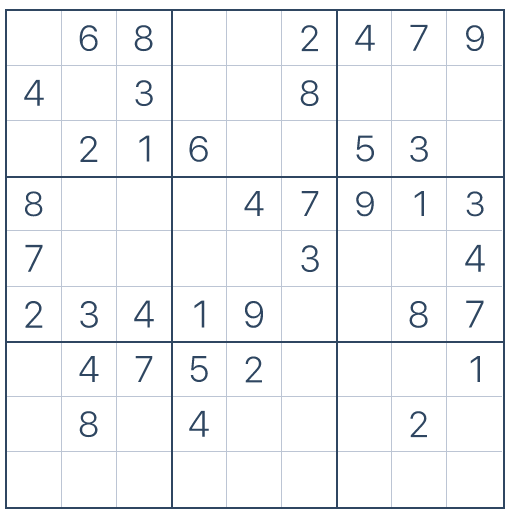
#> input picture sudoku.png, 513 x 518 px, found by its file name
$ python Sudoku_img.py   (older library calls are emulated)
#> lines starting #> are read from the running program, lines starting #| are printed output that depends on the picture; after the words box and inside, x2 and y2 are one past the last pixel; in counts of white or black regions, pixels touching at a corner belong together
import cv2
import numpy as np
import requests
import json
import base64

import sudoku

img= cv2.imread ("/home/subhash/Pictures/sudoku.png",1)
#> img is the input picture: shape (518, 513, 3); mean B, G, R 246.3, 244.7, 243.3
print(img.shape)
#| (518, 513, 3)


gray = cv2.cvtColor(img, cv2.COLOR_BGR2GRAY)
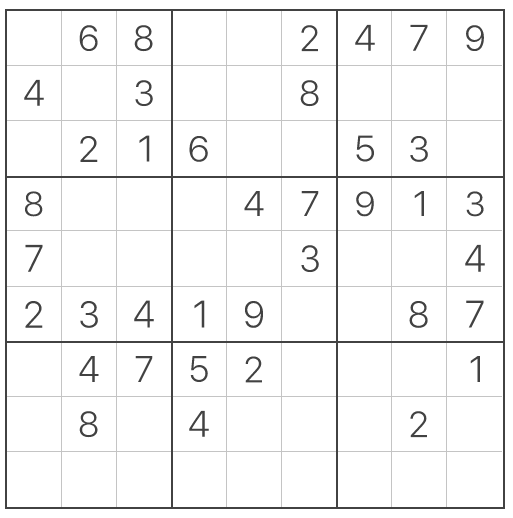
#> gray: shape (518, 513); min 66, max 255, mean 244.4

blur = cv2.GaussianBlur(gray.copy(), (9, 9), 0)
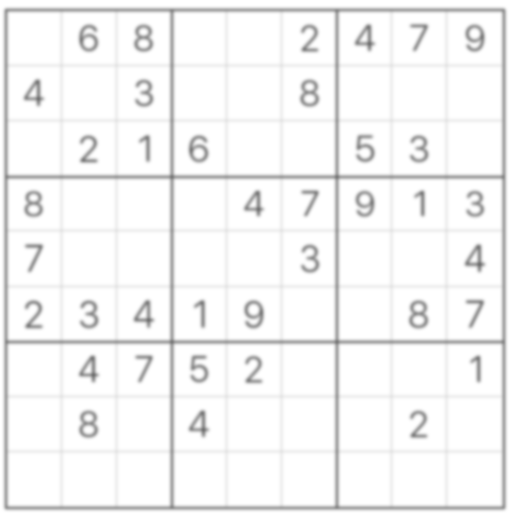
#> blur: shape (518, 513); min 112, max 255, mean 244.4

thresh1 = cv2.adaptiveThreshold(blur, 255, cv2.ADAPTIVE_THRESH_GAUSSIAN_C, cv2.THRESH_BINARY, 11, 2)
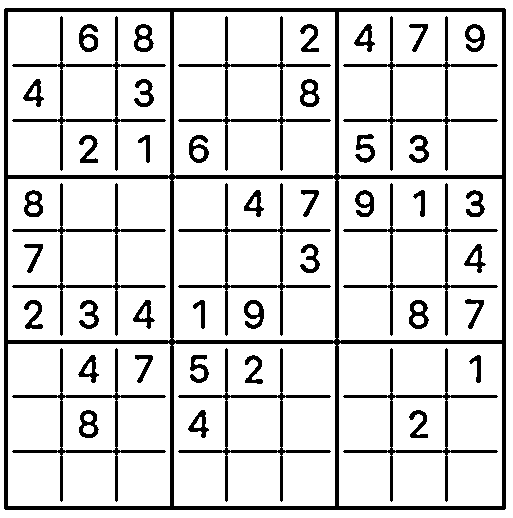
#> thresh1: shape (518, 513); 84.6% white; 48 black regions, largest, box (x1, y1, x2, y2) and area: (4, 8, 506, 510) 15772, (343, 16, 498, 171) 1776, (12, 16, 166, 171) 1770

inv = cv2.bitwise_not(thresh1)
#> inv: shape (518, 513); 15.4% white; 48 white regions

# inv=cv2.Canny(img,100,200) #this can be used instead of all the above pre processing steps

# cv2.imshow('after pre processing',inv)


_,contours,hierarchy = cv2.findContours(inv, 1, 2)
#> contours = 88 contours; largest, box (x1, y1, x2, y2) and area: (4, 8, 506, 510) 250999, (337, 11, 503, 177) 26896, (337, 342, 503, 507) 26732, (7, 11, 172, 177) 26732, (337, 177, 503, 342) 26570
contours = sorted(contours, key=cv2.contourArea, reverse=True)
c = contours[0]
#> c = [[5, 8], [4, 9], [4, 508], [5, 509], [504, 509], [505, 508], [505, 9], [504, 8]]
area = cv2.contourArea(c)
#> area = 250999
print(area)
#| 250999.0

sum_tuple = []
sub_tuple = []
for pt in c:
    sum_tuple.append(pt[0][0]+pt[0][1])
    sub_tuple.append(pt[0][0]-pt[0][1])
#> this loop made 8 passes
#> after the loop, sub_tuple = [-3, -5, -504, -504, -5, -3, 496, 496]; sum_tuple = [13, 13, 512, 514, 1013, 1013, 514, 512]

max_pos_sum = sum_tuple.index(max(sum_tuple))
#> max_pos_sum = 4
min_pos_sum = sum_tuple.index(min(sum_tuple))
#> min_pos_sum = 0
max_pos_sub = sub_tuple.index(max(sub_tuple))
#> max_pos_sub = 6
min_pos_sub = sub_tuple.index(min(sub_tuple))
#> min_pos_sub = 2
bottom_right = c[max_pos_sum][0]
#> bottom_right = [504, 509]
bottom_left = c[min_pos_sub][0]
#> bottom_left = [4, 508]
top_right = c[max_pos_sub][0]
#> top_right = [505, 9]
top_left = c[min_pos_sum][0]
#> top_left = [5, 8]

print(bottom_left,bottom_right,top_left,top_right)
#| [  4 508] [504 509] [5 8] [505   9]

#cv2.drawContours(img, [c], -1, (255, 0, 0), 2)
# cv2.imshow("img",img)

src = np.array([top_left, top_right, bottom_left, bottom_right], dtype='float32')
#> src = [[5, 8], [505, 9], [4, 508], [504, 509]]
pts2 = np.float32([[0,0],[360,0],[0,360],[360,360]])

M = cv2.getPerspectiveTransform(src,pts2)
#> M = [[0.72, 0.00144, -3.61], [-0.00144, 0.72, -5.75], [7.43e-20, -1.21e-19, 1]]
dst = cv2.warpPerspective(img,M,(360,360))
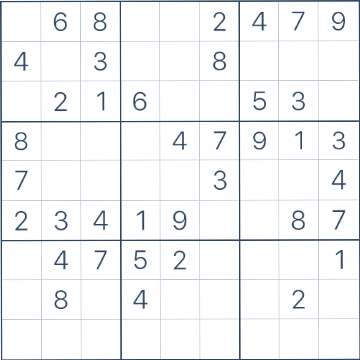
#> dst: shape (360, 360, 3); mean B, G, R 246.3, 244.6, 243.3
# cv2.imshow("net",dst)

print(dst.shape)
#| (360, 360, 3)

height = int(360/9)
width = int(360/9)
x = 0
y = 0
images = []
for i in range(0,9):
    x = 0
    for j in range(0,9):
        images.append(cv2.cvtColor(dst[y:y+height,x:x+width], cv2.COLOR_BGR2GRAY))
        x = x + height
    y = y + width
#> after the loop, images = 81 items; y = 360

print("number of boxes = {}".format(len(images)))
#| number of boxes = 81
ret,image_x = cv2.threshold(images[48],127,255,cv2.THRESH_BINARY_INV)
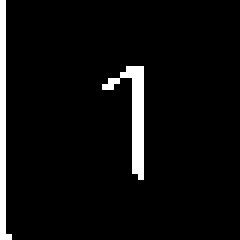
#> image_x: shape (40, 40) (shown 6 times larger); 5.3% white in thin lines or dots, all inside (x1, y1, x2, y2) = (0, 0, 24, 40)

# cv2.imwrite("number1.jpg", image_x)

# cv2.imshow("i",image_x)
# cv2.waitKey(0)
# cv2.destroyAllWindows()7b187446-711a-4c26-9c9f-da1cf9e63b5f

#Detecting digits with base64 api
array=[]
count=0
for ele in images:
    count+=1
    # [4 lines of commented-out code are left out]
    _, im_arr = cv2.imencode('.jpg', ele)  # im_arr: image in Numpy one-dim array format.
    im_bytes = im_arr.tobytes()
    im_b64 = base64.b64encode(im_bytes)

        # [6 lines of commented-out code are left out]

#> (the run stopped early here; a loop or call above may not have finished)
